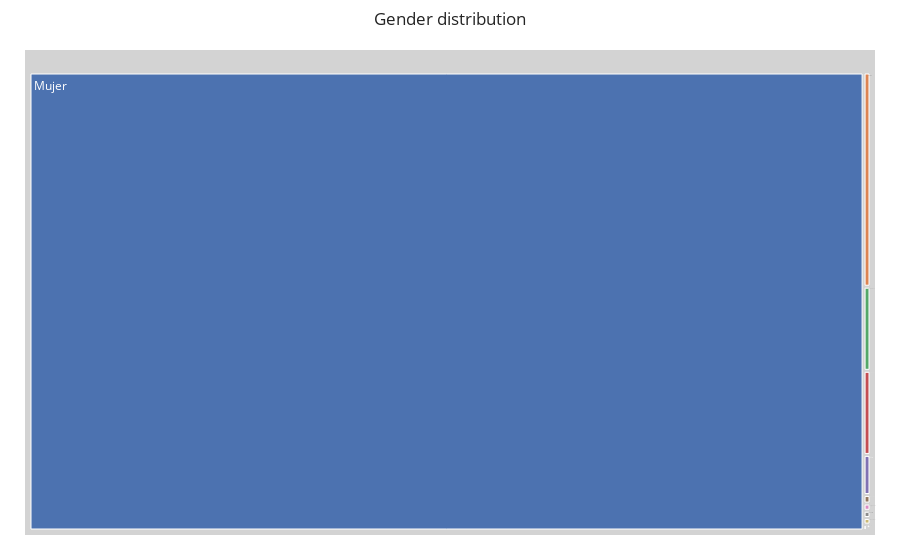

The notebook cell saved with this chart:
### Markdown cell above
### 03 What is the gender distribution of victims in the dataset? Are there more female, male or other gender victims? Can there be cases of not informed?

In the first chart, we can see that the overwhelming majority of victims of violence are women.

In the second chart, we use a logarithmic scale, in this way - although we may lose the dimension of the difference, we get an idea of the scales of the other genres present in the dataset.

### Code cell
by_gender = data.groupby('genero_persona_en_situacion_de_violencia').size().reset_index()
by_gender.columns = ['genero', 'size']

fig = px.treemap(by_gender, \
                 path=['genero'], \
                 values='size', \
                 title="Gender distribution", template=plotly_template)

fig.update_traces(root_color="lightgrey")
fig.update_layout(margin = dict(t=50, l=25, r=25, b=25))

fig.show()

### Figure 1 — Plotly figure (JSON) as saved in the notebook; plotly's stock layout.template omitted (floating-point values rounded to 4 significant figures)
{"data": [{"branchvalues": "total", "domain": {"x": [0, 1], "y": [0, 1]}, "hovertemplate": "labels=%{label}<br>size=%{value}<br>parent=%{parent}<br>id=%{id}<extra></extra>", "ids": ["Intersexual", "Mujer", "Mujer Trans", "No Binarie", "Otro", "Queer", "Transgenero", "Transgénero", "Travesti", "Varon", "Varon Trans", "Varon trans", "Varón Trans"], "labels": ["Intersexual", "Mujer", "Mujer Trans", "No Binarie", "Otro", "Queer", "Transgenero", "Transgénero", "Travesti", "Varon", "Varon Trans", "Varon trans", "Varón Trans"], "name": "", "parents": ["", "", "", "", "", "", "", "", "", "", "", "", ""], "root": {"color": "lightgrey"}, "type": "treemap", "values": [4, 84164, 128, 3, 61, 1, 128, 11, 11, 326, 10, 1, 13]}], "layout": {"legend": {"tracegroupgap": 0}, "margin": {"b": 25, "l": 25, "r": 25, "t": 50}, "title": {"text": "Gender distribution"}}}
